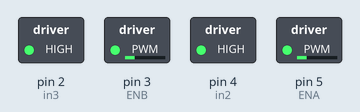
The sketch below on a simulated Arduino Uno, built with avr-gcc and run on an emulated ATmega328P. On the bench: switched loads named in the sketch (green lamp = pin HIGH). What the sketch prints to the serial monitor is not drawn.

Above: at 36.3 s.
Timing chart, 0 to 40.0 s (numbered marks = the images above):
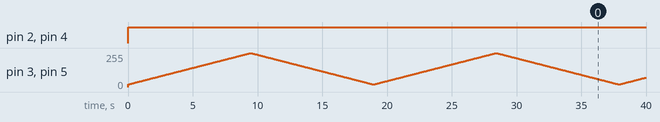

Measured:
- by itself, pin 2 (in3), pin 4 (in2): LOW → HIGH at 0.00 s

The sketch:

M_com_tester_engine.ino
```cpp
#include <QTRSensors.h>
//settings
#define digi1 12 //color:
#define digi2 11 //color:
#define digi3 10 //color:
#define digi4 9 //color:
#define digi5 8 //color:


#define in2 4 //left //color:
#define ENA 5 //left //color:
#define in3 2 //right //color:
#define ENB 3 //right //color:

#define control 7

#define SensorCount 5
#define BASE_SPEED 180
#define MAX_SPEED 255
#define LOW_SPEED 20

#define Kp 1.0
#define Ki 0.5
#define Kd 0.2


int on_white = 0;
QTRSensors qtr;

uint16_t sensorValues[SensorCount];
int threshold[SensorCount];

int I_error;
int prev_error;
float PID;
int lsp,rsp;

void setup() {
    //engine settings
    pinMode(in2, OUTPUT); //motor 1
    pinMode(ENA, OUTPUT); //control motor 1
    pinMode(in3, OUTPUT); //motor 2
    pinMode(ENB, OUTPUT); //control motor 2
    Serial.begin(9600); //debug tool
}


//change LOW_SPEED and MAX_SPEED to find your settings
//open Serial Plotter for better view
void loop() {
    digitalWrite(in2, 1); //drive forword
    digitalWrite(in3, 1); //drive forword

    digitalWrite(LED_BUILTIN, HIGH);
    for (size_t i = LOW_SPEED; i <= MAX_SPEED; i++) //speed up
    {
        analogWrite(ENA, i);
        analogWrite(ENB, i);
        delay(40);
        Serial.println(i);
    }
    digitalWrite(LED_BUILTIN, LOW);
    for (size_t i = MAX_SPEED; i >= LOW_SPEED; i--) //slow down
    {
        analogWrite(ENA, i);
        analogWrite(ENB, i);
        delay(40);
        Serial.println(i);
    }

}
```
